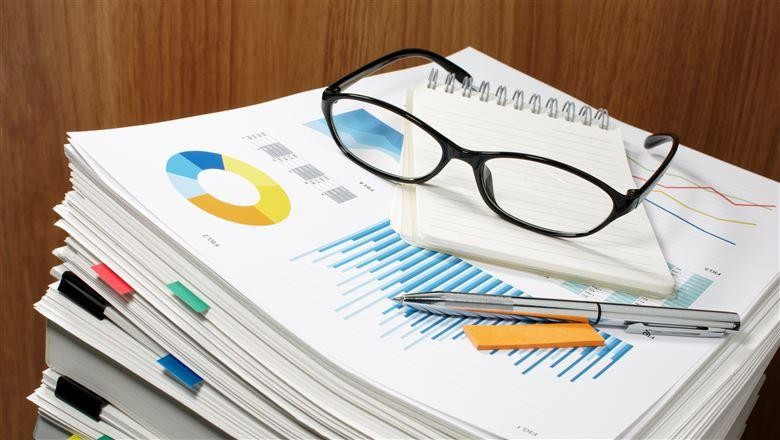
#> input picture images/1551992107032.jpg, 780 x 440 px, found by its file name; its folder holds only this picture in this run
$ jupyter execute --allow-errors 'Dynamic Image Cropping.ipynb'
#> lines starting #> are read from the running program, lines starting #| are printed output that depends on the picture; after the words box and inside, x2 and y2 are one past the last pixel; in counts of white or black regions, pixels touching at a corner belong together
#> further down, image is the input picture: shape (440, 780, 3); mean B, G, R 150.6, 162.4, 176
# Petri dish image cropping

#### This notebook shows the function I used to process petri dish images (cropping them), isolating only the petri dish as a square and then cropping it so it can be used in the later parts of the project.

The first block of code shows the raw image, the binary image and the cropped image. Explanations below.

[cell 1]
import cv2
import numpy as np
import matplotlib.pyplot as plt
import matplotlib.image as mpimg
import os
import random

[cell 2]
def crop_petri_dish(image):

    if len(image.shape) > 2:
        gray_image = cv2.cvtColor(image, cv2.COLOR_BGR2GRAY)
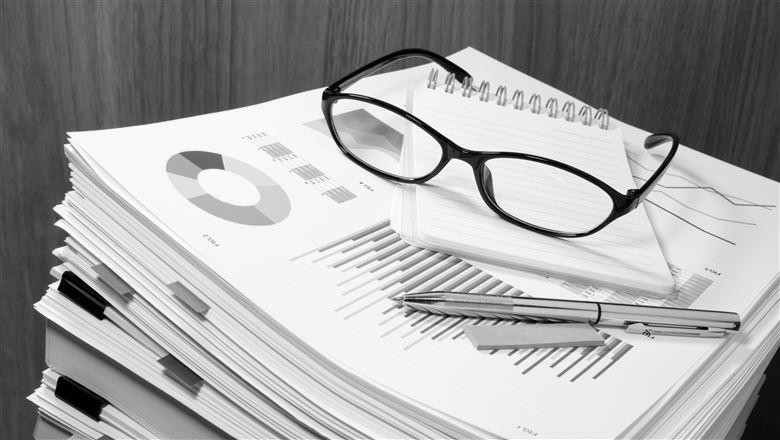
#> gray_image: shape (440, 780); min 0, max 255, mean 165.1
    else:
        gray_image = image
    # apply Gaussian Blur to smooth the image
    blurred = cv2.GaussianBlur(gray_image, (9, 9), 0)
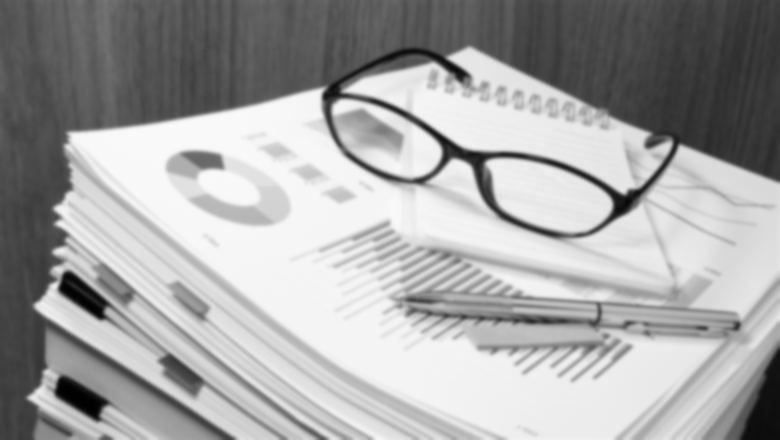
#> blurred: shape (440, 780); min 1, max 250, mean 165.1
    # apply binary threshold
    _, thresh = cv2.threshold(blurred, 10, 255, cv2.THRESH_BINARY)
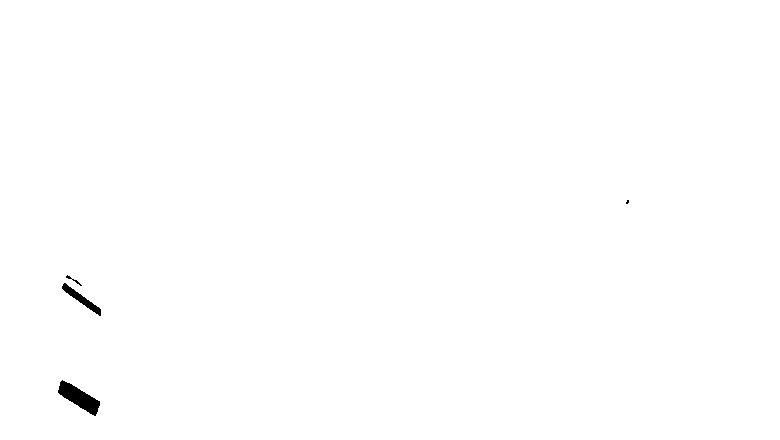
#> thresh: shape (440, 780); 99.7% white; 4 black regions (1 under 20 px), largest, box (x1, y1, x2, y2) and area: (58, 380, 100, 416) 663, (62, 283, 101, 316) 307, (66, 275, 82, 286) 33

    # finding contours
    contours, _ = cv2.findContours(thresh, cv2.RETR_EXTERNAL, cv2.CHAIN_APPROX_SIMPLE)
#> contours = [[[0, 0], [0, 439], [779, 439], [779, 0]]]

    # filtering out very large contours which might be the image borders
    contours = [cnt for cnt in contours if cv2.contourArea(cnt) < image.shape[0] * image.shape[1] * 0.95]
#> contours = []

    # findng the largest contour which will be the petri dish
    largest_contour = max(contours, key=cv2.contourArea)
    x, y, w, h = cv2.boundingRect(largest_contour)

    # modify the bounding rectangle to crop more tightly, the margin can be changed
    margin = 90
    x += margin
    y += margin
    w -= 2 * margin
    h -= 2 * margin

    # ensuring the modified coordinates are within image bounds
    x = max(x, 0)
    y = max(y, 0)
    w = min(w, image.shape[1] - x)
    h = min(h, image.shape[0] - y)

    # cropping the image based on calculated coordinates
    cropped_image = image[y:y+h, x:x+w]

    return cropped_image, (x, y, w, h)

#### Explanation:

First it takes a random image from both image datasets. The code above uses a function called crop_petri_dish, which processes an image to isloate and enhance the visibility of a petri dish using image processing tecniques shown to us on the self study material.

The function applies binary thresholding to convert the grayscale image into a binary image, so it's only black and white. It adjusts the threshold value based on local image properties which diffirentiates the dish from the background. Blurring is also applied to the image. After that a contour is detected, it joins all the points along the boundary of a white object on a black background. Then it adentifies the largest contour, which is the petri dish. It calculates the bounding rectangle for this contour and gives the coordinates and size (x, y, w, h). It also does it based on the margin given so that the final result can be tighter and avoid any of the edges, it can be changed to the users liking, depending on how much of the image they want in or out of the crop.

The below code is for the remaining 3 images left to crop: 1 from Y2B_24 and 2 from Y2B_23

#### Y2B_24 dataset:

[cell 3]
def display_image(img, title="Cropped Image"):
    plt.figure(figsize=(6, 6))
    plt.imshow(img, cmap='gray')
    plt.title(title)
    plt.axis('off')
    plt.show()

folder_path = r"C:\Users\emilp\Documents\Buas_Y2\Block_B\data_sets\Y-Combined_dataset\images"

images = [os.path.join(folder_path, f) for f in os.listdir(folder_path) if f.endswith(('.png', '.jpg', '.jpeg'))]

random_image_path = random.choice(images)
image = cv2.imread(random_image_path, cv2.IMREAD_COLOR)

    # Apply the cropping function
#> (the rest of this cell did not finish here and is left out)
